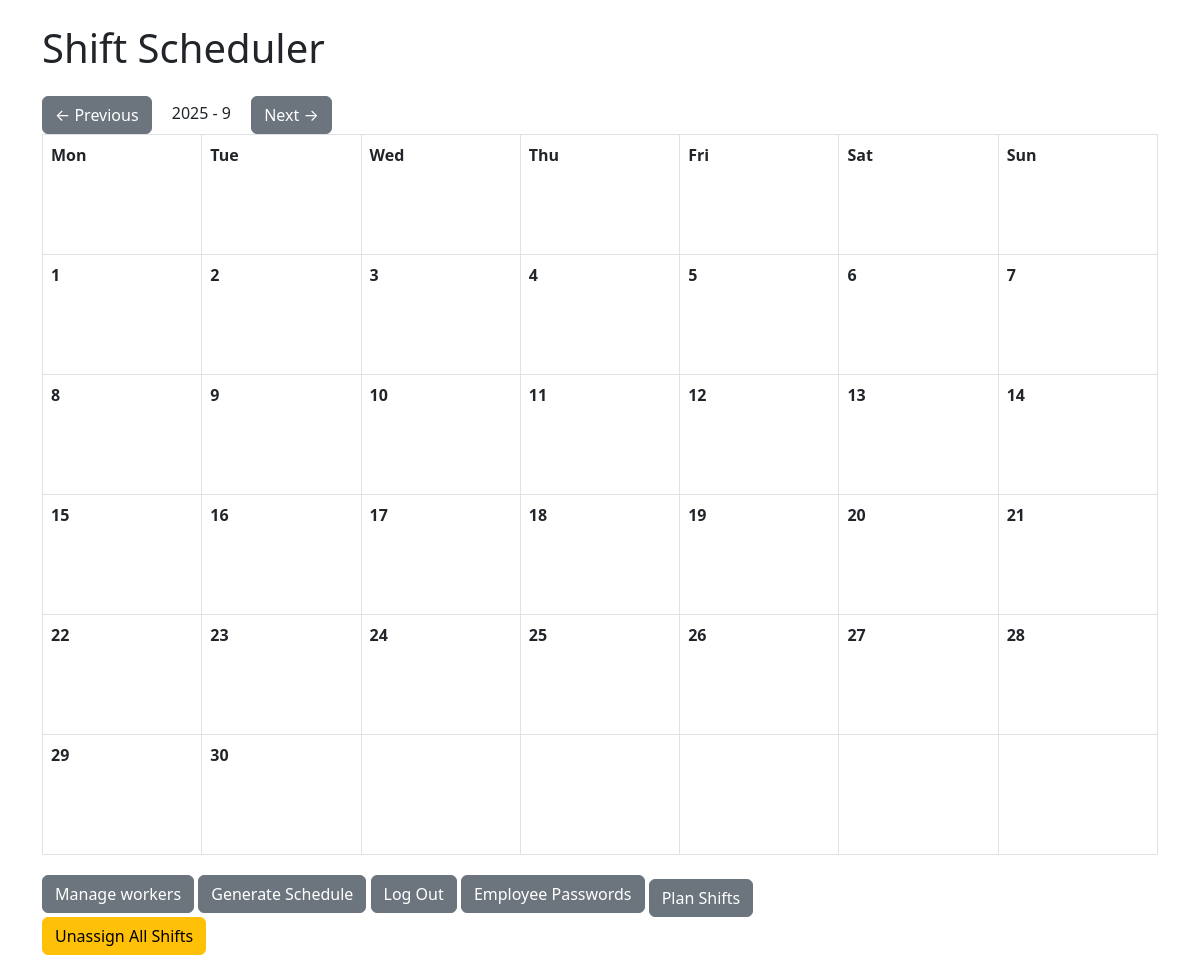
/dashboard/manager (signed in), run on an earlier commit of the app's database.
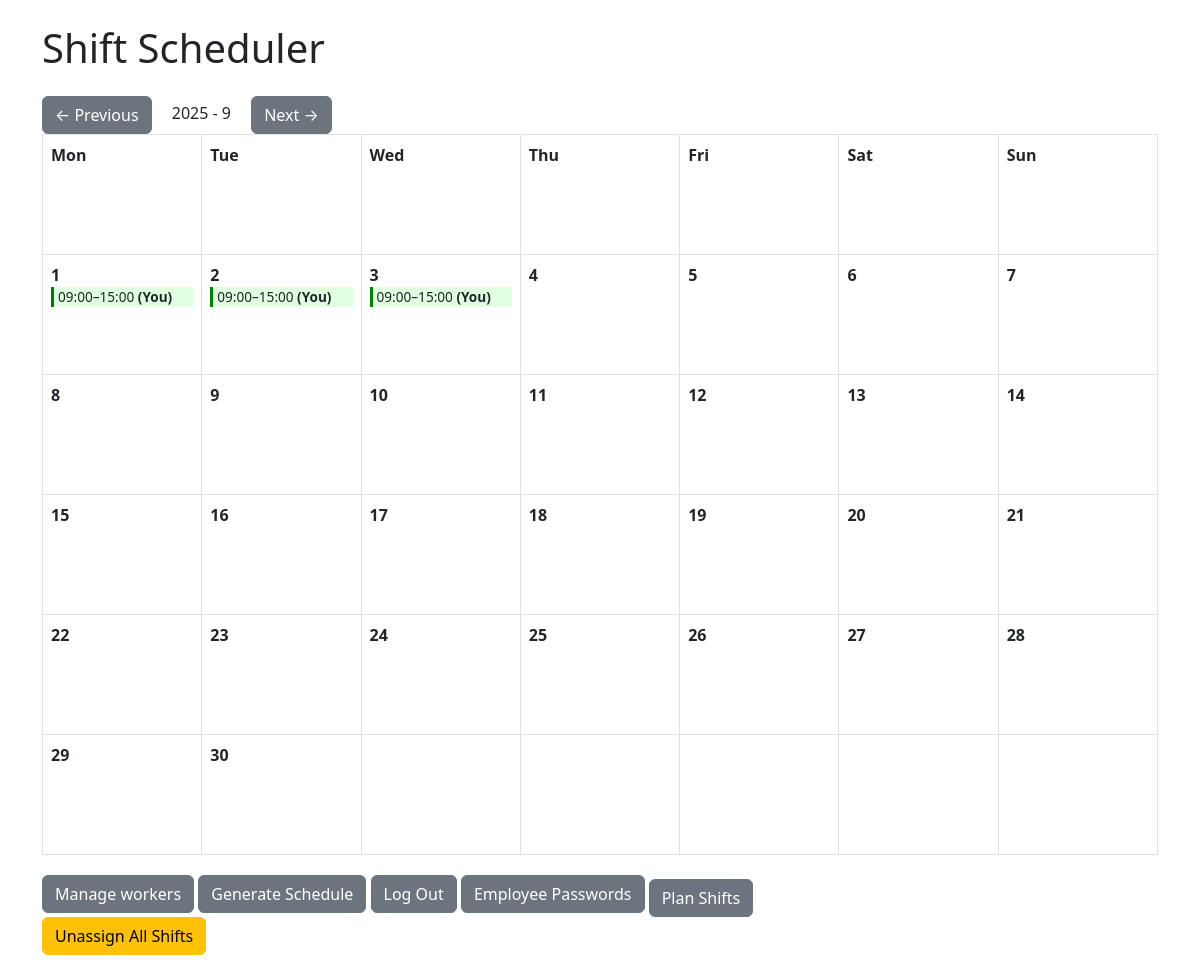
And on a later commit of the database.
### models.py (models this page shows)
class Shift(db.Model):
    id = db.Column(db.Integer, primary_key=True)
    date = db.Column(db.Date, nullable=False)
    start_time = db.Column(db.Time, nullable=False)
    end_time = db.Column(db.Time, nullable=False)
    role_type = db.Column(db.String(20), default="normal")
    worker_id = db.Column(db.Integer, db.ForeignKey('worker.id', ondelete="CASCADE"), nullable=True)

### app.py (the view)
@app.route("/dashboard/manager")
@login_required
def dashboard_manager():
    current_worker = Worker.query.filter_by(user_id=current_user.id).first()
    today = date.today()
    month = request.args.get('month', type=int, default=date.today().month)
    year = request.args.get('year', type=int, default=date.today().year)
    first_day, last_day = get_month_range(year, month)
    day_count = (last_day - first_day).days + 1
    days = [first_day + timedelta(days=i) for i in range(day_count)]
    first_weekday = first_day.weekday()  # Monday=0
    if month == 1:
        prev_month = 12
        prev_year = year - 1
    else:
        prev_month = month - 1
        prev_year = year
    if month == 12:
        next_month = 1
        next_year = year + 1
    else:
        next_month = month + 1
        next_year = year
    shifts = Shift.query.filter(
        extract('year', Shift.date) == year,
        extract('month', Shift.date) == month
    ).all()
    shifts_by_day = defaultdict(list)
    for s in shifts:
        shifts_by_day[s.date].append(s)  # s.date should be a date object
    return render_template(
        'manager_calendar.html',
        current_worker=current_worker,
        days=days,
        first_weekday=first_weekday,
        shifts_by_day=shifts_by_day,
        year=year,
        month=month,
        prev_month=prev_month,
        prev_year=prev_year,
        next_month=next_month,
        next_year=next_year
    )

### app.py (called while the page is built)
@login_manager.user_loader
def load_user(user_id):
    return User.query.get(int(user_id))

### helpers.py (called while the page is built)
def get_month_range(year, month):
    first_day = date(year, month, 1)
    last_day = date(year, month, calendar.monthrange(year, month)[1])
    return first_day, last_day

### templates/manager_calendar.html (shortened to what this page needs)
{% extends "base.html" %}
{% block content %}
<div class="calendar-nav">
    <a href="{{ url_for('dashboard_manager', year=prev_year, month=prev_month) }}" class="btn btn-secondary">← Previous</a>
    <span class="mx-3">{{ year }} - {{ month }}</span>
    <a href="{{ url_for('dashboard_manager', year=next_year, month=next_month) }}" class="btn btn-secondary">Next →</a>
</div>
<table class="table table-bordered calendar">
    <thead>
        <tr>
            <th>Mon</th>
            <th>Tue</th>
            <th>Wed</th>
            <th>Thu</th>
            <th>Fri</th>
            <th>Sat</th>
            <th>Sun</th>
        </tr>
    </thead>
    <tbody>
        <tr>
        {% for day in days %}
            <td valign="top">
                <strong>{{ day.day }}</strong>
                <ul class="shift-list">
                {% for shift in shifts_by_day.get(day, []) %}
                    <li
                        {% if shift.worker_id == current_worker.id %}class="my-shift"{% endif %}
                    >
                        {{ shift.start_time.strftime("%H:%M") }}–{{ shift.end_time.strftime("%H:%M") }}
                        {% if shift.worker_id == current_worker.id %}
                            <strong>(You)</strong>
                        {% else %}
                            ({{ shift.worker.name }})
                        {% endif %}
                    </li>
                {% endfor %}
                </ul>
            </td>
            {% if (day.weekday() == 6) and not loop.last %}
                </tr><tr>
            {% endif %}
        {% endfor %}
        {% set remaining = 6 - days[-1].weekday() %}
        {% for _ in range(remaining) %}
            <td></td>
        {% endfor %}
        </tr>
    </tbody>
</table>
<a href="{{ url_for('manage_workers') }}" class="btn btn-secondary">Manage workers</a>
<a href="{{ url_for('generate') }}" class="btn btn-secondary">Generate Schedule</a>
<a href="{{ url_for('logout') }}" class="btn btn-secondary">Log Out</a>
<a href="{{ url_for('view_passwords') }}" class="btn btn-secondary">Employee Passwords</a>
<a href="{{ url_for('plan_schedule', month=month, year=year) }}" class="btn btn-secondary mt-2">Plan Shifts</a>
<form method="POST" action="{{ url_for('clear_month_schedule', year=year, month=month) }}">
    <button type="submit" class="btn btn-warning">Unassign All Shifts</button>
</form>
{% endblock %}

What changed in the data, as far as the page shows it:
added Shift: start_time "09:00", end_time "15:00", shows "(You)", shown under "1"
added Shift: start_time "09:00", end_time "15:00", shows "(You)", shown under "2"
added Shift: start_time "09:00", end_time "15:00", shows "(You)", shown under "3"
